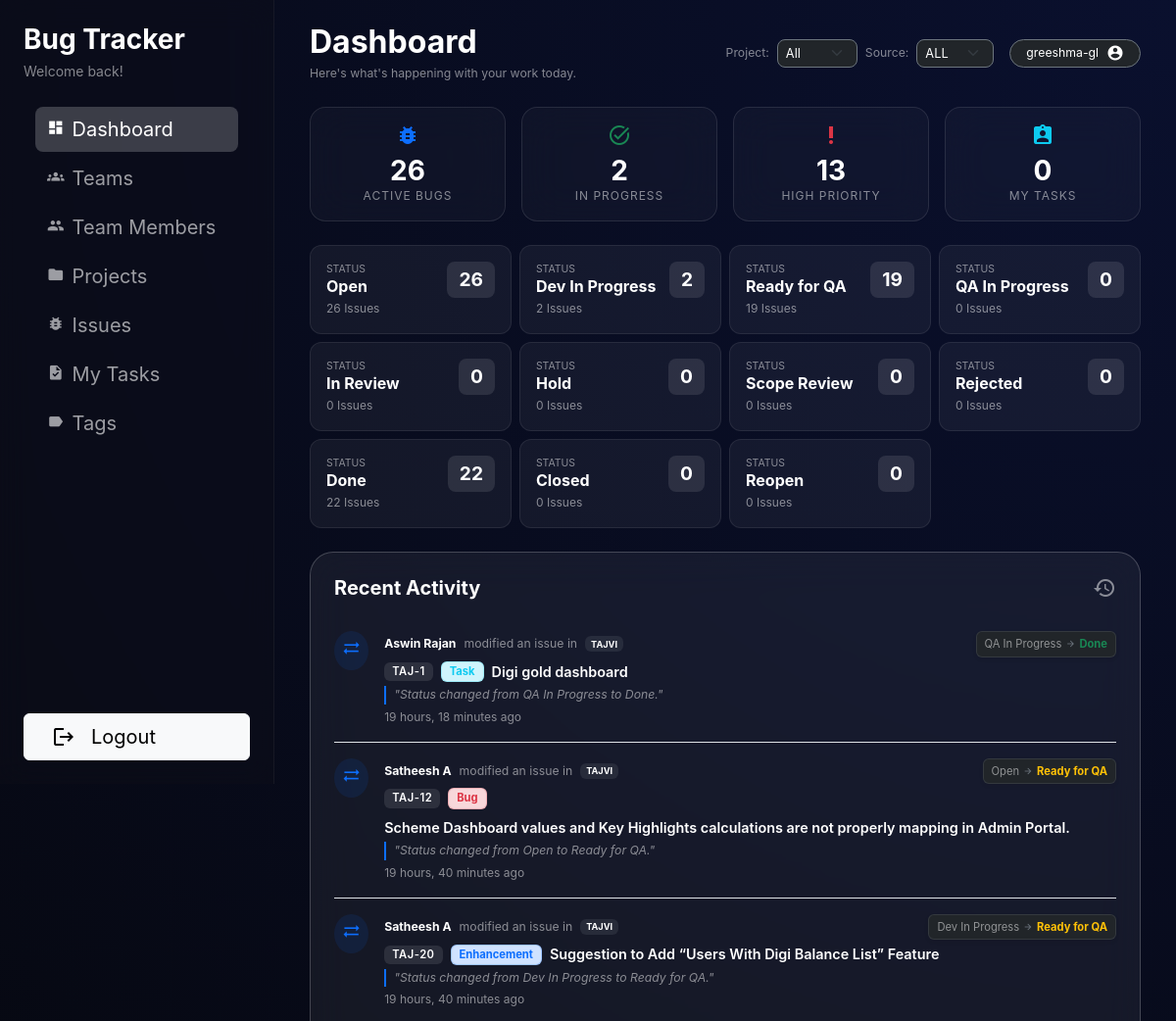
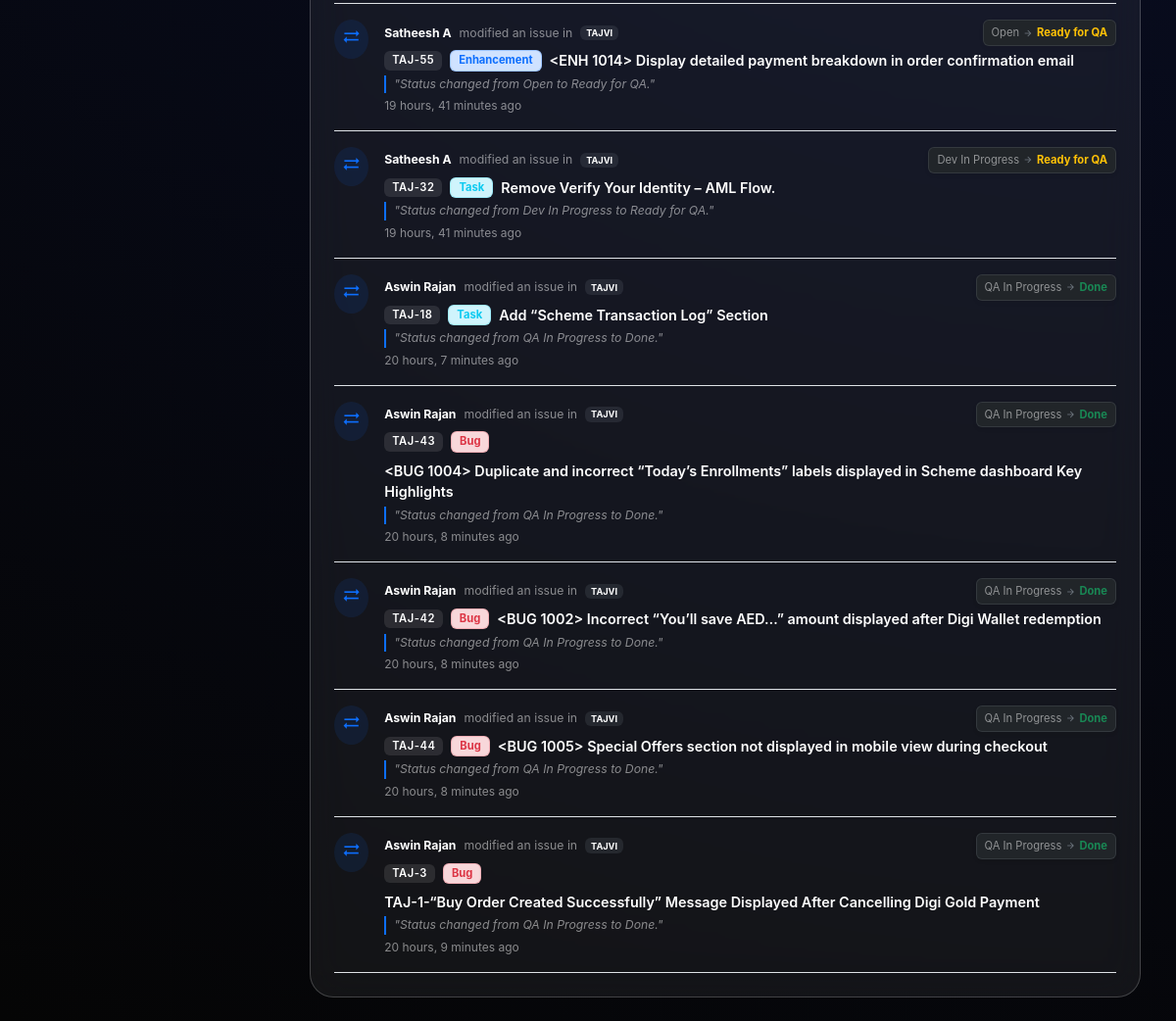
The page /dashboard/ (signed in) on the database as committed earlier (2 pictures, top to bottom).
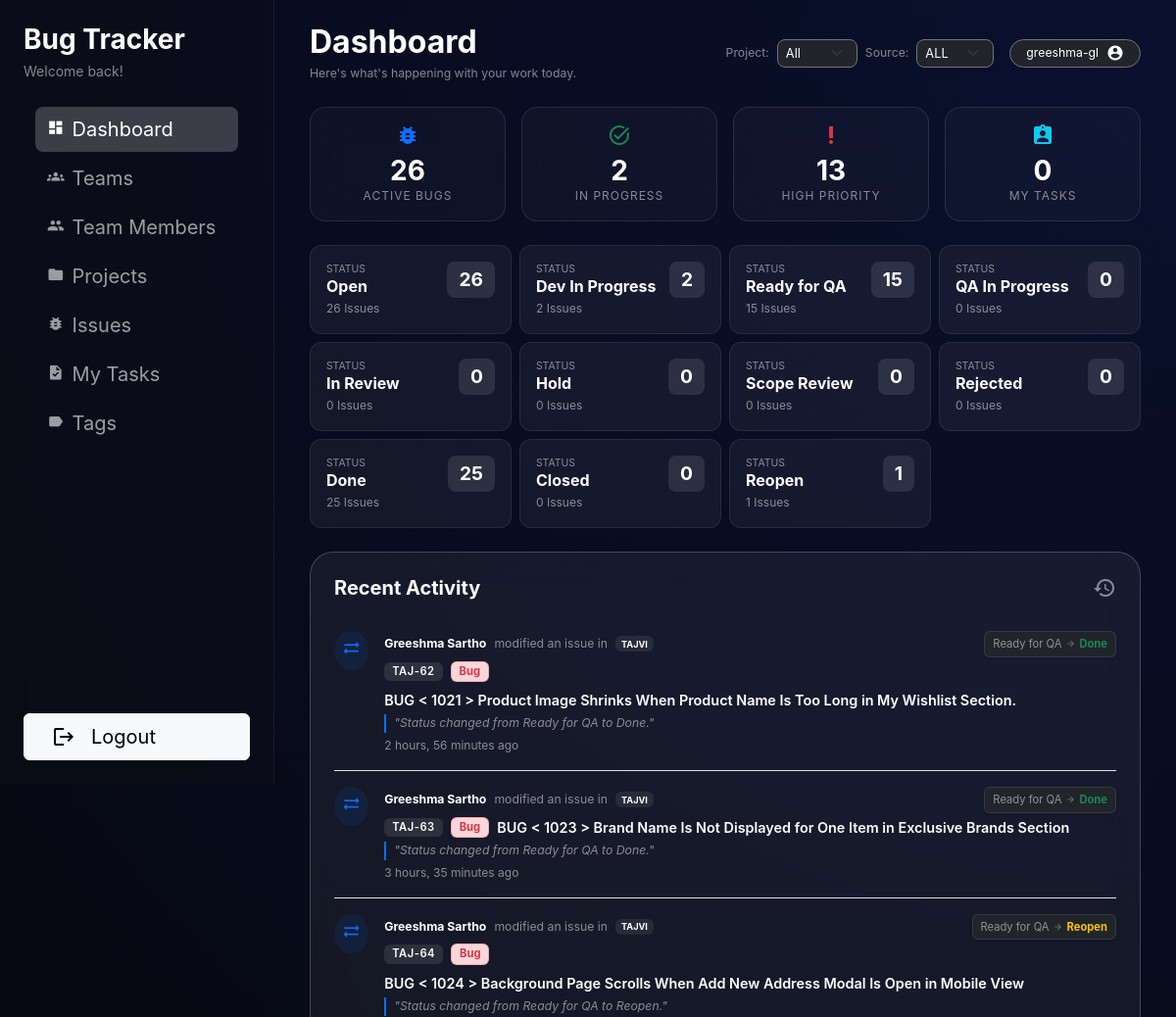
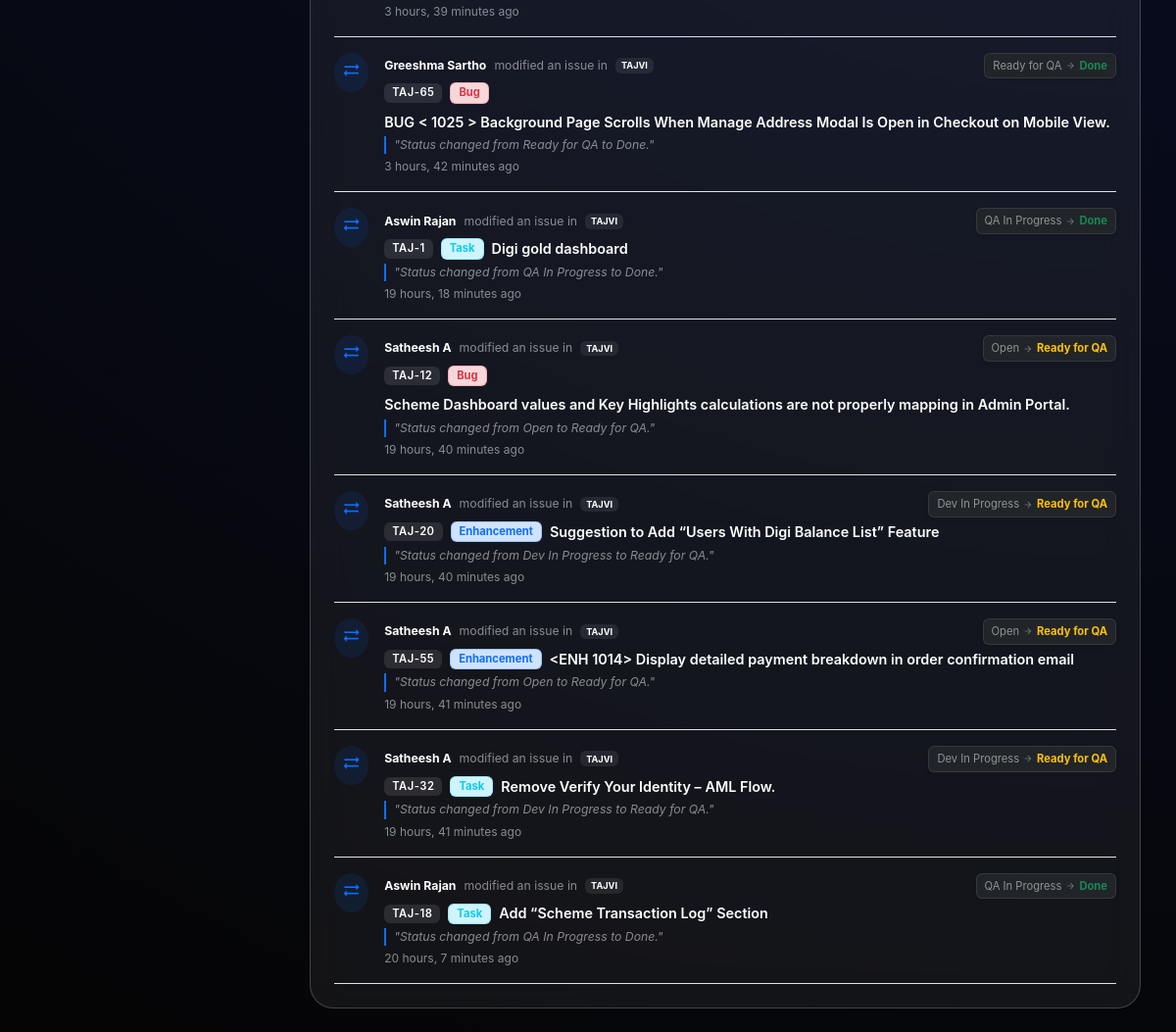
The same page on the database as committed later (2 pictures, top to bottom).
### issues/models.py (models this page shows, shortened)
class IssueRemarkLog(models.Model):
    issue = models.ForeignKey(
        Issue,
        on_delete=models.CASCADE,
        related_name='remark_logs',
    )
    author = models.ForeignKey(
        settings.AUTH_USER_MODEL,
        on_delete=models.SET_NULL,
        null=True,
        blank=True,
        related_name='issue_remark_logs',
    )
    from_status = models.CharField(
        max_length=20,
        blank=True,
    )
    to_status = models.CharField(
        max_length=20,
        blank=True,
    )
    remark = models.TextField(blank=True)
    qa_note = models.TextField(blank=True)
    created_at = models.DateTimeField(auto_now_add=True)
    class Meta:
        ordering = ['-created_at']

class Issue(models.Model):
    project = models.ForeignKey(
        Project,
        on_delete=models.CASCADE,
        related_name='issues',
    )
    title = models.CharField(max_length=255)
    description = models.TextField(blank=True)
    issue_type = models.CharField(
        max_length=20,
        choices=IssueTypeChoices.choices,
        default=IssueTypeChoices.TASK,
    )
    drive_url = models.CharField(max_length=500,
        null=True,
        blank=True
        )
    reporter = models.ForeignKey(
        settings.AUTH_USER_MODEL,
        on_delete=models.SET_NULL,
        null=True,
        blank=True,
        related_name='reported_issues',
    )
    assignee = models.ForeignKey(
        settings.AUTH_USER_MODEL,
        on_delete=models.SET_NULL,
        null=True,
        blank=True,
        related_name='assigned_issues',
    )
    priority = models.CharField(
        max_length=20,
        choices=IssuePriorityChoices.choices,
        default=IssuePriorityChoices.MEDIUM,
    )
    environment = models.CharField(
        max_length=20,
        choices=IssueEnvironmentChoices.choices,
        default=IssueEnvironmentChoices.STAGING,
    )
    status = models.CharField(
        max_length=20,
        choices=IssueStatusChoices.choices,
        default=IssueStatusChoices.OPEN,
    )
    time_estimate_hours = models.DecimalField(
        max_digits=6,
        decimal_places=2,
        null=True,
        blank=True,
        help_text='Estimated effort in hours',
    )
    related_issue = models.ForeignKey(
        'self',
        on_delete=models.SET_NULL,
        null=True,
        blank=True,
        related_name='related_issues',
        help_text='Optional related or parent issue',
        limit_choices_to={'issue_type': IssueTypeChoices.TASK},  # optional extra safety
    )
    tags = models.ManyToManyField(
        'Tag',
        related_name='issues',
        blank=True,
        help_text='Tags used to classify this issue',
    )
    remarks = models.TextField(blank=True)
    qa_note = models.TextField(blank=True)
    image_1 = CloudinaryField('image', null=True, blank=True)
    image_2 = CloudinaryField('image', null=True, blank=True)
    image_3 = CloudinaryField('image', null=True, blank=True)
    image_4 = CloudinaryField('image', null=True, blank=True)
    created_by = models.ForeignKey(
        settings.AUTH_USER_MODEL,
        on_delete=models.SET_NULL,
        null=True,
        blank=True,
        related_name='created_issues',
    )
    created_at = models.DateTimeField(auto_now_add=True)
    updated_at = models.DateTimeField(auto_now=True)
    class Meta:
        ordering = ['-created_at']

class Project(models.Model):
    name = models.CharField(max_length=255)
    code = models.CharField(max_length=50, unique=True)
    description = models.TextField(blank=True)
    owner = models.ForeignKey(
        settings.AUTH_USER_MODEL,
        on_delete=models.SET_NULL,
        null=True,
        blank=True,
        related_name='owned_projects',
    )
    team = models.ForeignKey(
        'users.Team',  # change this string if your Team model lives elsewhere
        on_delete=models.SET_NULL,
        null=True,
        blank=True,
        related_name='projects',
    )
    is_active = models.BooleanField(default=True)
    created_by = models.ForeignKey(
        settings.AUTH_USER_MODEL,
        on_delete=models.SET_NULL,
        null=True,
        blank=True,
        related_name='created_projects',
    )
    created_at = models.DateTimeField(auto_now_add=True)
    updated_at = models.DateTimeField(auto_now=True)
    class Meta:
        ordering = ['name']

### users/models.py (models this page shows)
class User(AbstractUser):
    pass

### users/views.py (the view)
# urls.py: path('dashboard/', DashboardView.as_view(), name='dashboard'),
class DashboardView(LoginRequiredMixin, TemplateView):
    template_name = 'users/dashboard.html'
    def get_context_data(self, **kwargs):
        context = super().get_context_data(**kwargs)
        project_id = self.request.GET.get('project')
        source = self.request.GET.get('source', 'ALL')
        context['projects'] = Project.objects.all()
        context['selected_project_id'] = project_id
        context['selected_source'] = source
        recent_activities_qs = IssueRemarkLog.objects.select_related(
            'issue', 'author', 'issue__project'
        )
        issues_qs = Issue.objects.all()
        if project_id:
            issues_qs = issues_qs.filter(project_id=project_id)
            recent_activities_qs = recent_activities_qs.filter(issue__project_id=project_id)
        if source == 'MINE':
            issues_qs = issues_qs.filter(assignee=self.request.user)
            recent_activities_qs = recent_activities_qs.filter(issue__assignee=self.request.user)
        status_map = {c.value: c.label for c in IssueStatusChoices}
        type_map = {t.value: t.label for t in IssueTypeChoices}
        activities = recent_activities_qs.order_by('-created_at')[:10]
        for log in activities:
            log.from_status_label = status_map.get(log.from_status, log.from_status)
            log.to_status_label = status_map.get(log.to_status, log.to_status)
            log.type_label = type_map.get(log.issue.issue_type, log.issue.issue_type)
        context['recent_activities'] = activities
        context['active_bugs'] = issues_qs.filter(status=IssueStatusChoices.OPEN).count()
        context['active_tasks'] = issues_qs.filter(
            models.Q(status=IssueStatusChoices.DEV_IN_PROGRESS) |
            models.Q(status=IssueStatusChoices.QA_IN_PROGRESS),
            assignee__isnull=False
        ).count()
        context['high_priority_bugs'] = issues_qs.filter(
            status=IssueStatusChoices.OPEN, priority=IssuePriorityChoices.HIGH
        ).count()
        context['my_open_issues'] = issues_qs.filter(
            status=IssueStatusChoices.OPEN, assignee=self.request.user
        ).count()
        raw_status_stats = issues_qs.values('status').annotate(count=Count('id'))
        count_map = {item['status']: item['count'] for item in raw_status_stats}
        context['issue_status_stats'] = [
            {'value': c.value, 'label': c.label, 'count': count_map.get(c.value, 0)}
            for c in IssueStatusChoices
        ]
        context['IssueStatusChoices'] = IssueStatusChoices
        context['IssueTypeChoices'] = IssueTypeChoices
        context['IssuePriorityChoices'] = IssuePriorityChoices
        return context

### templates/users/dashboard.html (shortened to what the changed rows need)
{% extends "users/index.html" %}
{% block dashboard_content %}
    <div class="row mb-4 align-items-center">
        <div class="col">
            <h2 class="text-white fw-bold mb-1">Dashboard</h2>
        </div>
    </div>
    <div class="row g-2 mb-4">
        {% for row in issue_status_stats %}
            <div class="col-12 col-sm-6 col-md-4 col-lg-3">
                <a href="{% url 'issues:issue_list' %}?status={{ row.value }}&source={{ selected_source }}&project={{ selected_project_id|default:'' }}" class="text-decoration-none">
                    <div class="status-card p-3 h-100 text-white">
                        <div class="d-flex justify-content-between align-items-start">
                            <div>
                                <div class="text-white-50 small text-uppercase" style="font-size: 0.65rem;">Status</div>
                                <h6 class="fw-bold mb-1">{{ row.label }}</h6>
                                <div class="text-white-50" style="font-size: 0.75rem;">{{ row.count }} Issues</div>
                            </div>
                            <div class="status-badge-count">{{ row.count }}</div>
                        </div>
                    </div>
                </a>
            </div>
        {% endfor %}
    </div>
    <div class="glass-card p-4">
        {% if recent_activities %}
            <div class="list-group list-group-flush">
                {% for log in recent_activities %}
                    <div class="list-group-item bg-transparent border-bottom border-white-10 px-0 py-3">
                        <div class="d-flex align-items-start">
                            <div class="bg-primary rounded-circle p-2 me-3" style="--bs-bg-opacity: .1;">
                                <span class="material-icons text-primary" style="font-size: 1.2rem;">
                                </span>
                            </div>
                            <div class="flex-grow-1">
                                <div class="text-white-50 small mb-1 d-flex align-items-center flex-wrap gap-2">
                                    <span class="text-white fw-bold">{{ log.author.get_full_name }}</span>
                                    <span>modified an issue in</span>
                                    <span class="badge bg-secondary" style="--bs-bg-opacity: .2;">{{ log.issue.project.name }}</span>
                                    {% if log.to_status %}
                                        <div class="d-inline-flex align-items-center ms-auto bg-dark px-2 py-1 rounded shadow-sm border border-secondary border-opacity-25" style="font-size: 0.7rem;">
                                            {% if log.from_status %}
                                                <span class="text-white-50">
                                                    {{ log.from_status_label }}
                                                </span>
                                                <span class="material-icons mx-1 text-secondary" style="font-size: 10px;">arrow_forward</span>
                                            {% endif %}
                                            <span class="fw-bold text-{% if log.to_status == IssueStatusChoices.OPEN.value %}info{% elif log.to_status == IssueStatusChoices.DONE.value or log.to_status == IssueStatusChoices.CLOSED.value %}success{% else %}warning{% endif %}">
                                                {{ log.to_status_label }}
                                            </span>
                                        </div>
                                    {% endif %}
                                </div>
                                <div class="d-flex align-items-center gap-2 mb-1 flex-wrap">
                                    <span class="badge issue-id-badge smaller px-2 py-1">
                                        {% if log.issue.project.code %}{{ log.issue.project.code }}-{{ log.issue.pk }}{% else %}#{{ log.issue.pk }}{% endif %}
                                    </span>
                                    <span class="badge smaller px-2 py-1 border
                                        {% if log.issue.issue_type == IssueTypeChoices.BUG.value %}
                                            bg-danger-subtle text-danger border-danger border-opacity-25
                                        {% elif log.issue.issue_type == IssueTypeChoices.TASK.value %}
                                            bg-info-subtle text-info border-info border-opacity-25
                                        {% else %}
                                            bg-primary-subtle text-primary border-primary border-opacity-25
                                        {% endif %}">
                                        {{ log.type_label }}
                                    </span>
                                    <a href="{% url 'issues:issue_detail' log.issue.id %}"
                                       class="text-white text-decoration-none activity-link fw-semibold">
                                        {{ log.issue.title }}
                                    </a>
                                </div>
                                {% if log.remark %}
                                    <div class="text-white-50 small fst-italic mt-1 border-start border-primary border-2 ps-2" style="--bs-text-opacity: .7;">
                                        "{{ log.remark|truncatechars:80 }}"
                                    </div>
                                {% endif %}
                                <div class="text-white-50 mt-1" style="font-size: 0.75rem;">
                                    {{ log.created_at|timesince }} ago
                                </div>
                            </div>
                        </div>
                    </div>
                {% endfor %}
            </div>
        {% else %}
            <div class="text-center py-4">
                <p class="text-white-50 mb-0 small">No activity recorded for this filter.</p>
            </div>
        {% endif %}
    </div>
{% endblock %}

Rows that differ between the two databases and show on the page:
no longer on this page (row unchanged): IssueRemarkLog: author.get_full_name "Aswin Rajan", issue.project.name "TAJVI", from_status_label "QA In Progress", to_status_label "Done", issue.project.code "TAJ", issue.pk "43", type_label "Bug", issue "<BUG 1004> Duplicate and incorrect “Today’s Enrollments” labels displayed in Scheme dashboard Key Highlights", remark "Status changed from QA In Progress to Done.", created_at "20 hours, 8 minutes"
no longer on this page (row unchanged): IssueRemarkLog: author.get_full_name "Aswin Rajan", issue.project.name "TAJVI", from_status_label "QA In Progress", to_status_label "Done", issue.project.code "TAJ", issue.pk "42", type_label "Bug", issue "<BUG 1002> Incorrect “You’ll save AED…” amount displayed after Digi Wallet redemption", remark "Status changed from QA In Progress to Done.", created_at "20 hours, 8 minutes"
no longer on this page (row unchanged): IssueRemarkLog: author.get_full_name "Aswin Rajan", issue.project.name "TAJVI", from_status_label "QA In Progress", to_status_label "Done", issue.project.code "TAJ", issue.pk "44", type_label "Bug", issue "<BUG 1005> Special Offers section not displayed in mobile view during checkout", remark "Status changed from QA In Progress to Done.", created_at "20 hours, 8 minutes"
no longer on this page (row unchanged): IssueRemarkLog: author.get_full_name "Aswin Rajan", issue.project.name "TAJVI", from_status_label "QA In Progress", to_status_label "Done", issue.project.code "TAJ", issue.pk "3", type_label "Bug", issue "TAJ-1-“Buy Order Created Successfully” Message Displayed After Cancelling Digi Gold Payment", remark "Status changed from QA In Progress to Done.", created_at "20 hours, 9 minutes"
added IssueRemarkLog: author.get_full_name "Greeshma Sartho", issue.project.name "TAJVI", from_status_label "Ready for QA", to_status_label "Done", issue.project.code "TAJ", issue.pk "62", type_label "Bug", issue "BUG < 1021 > Product Image Shrinks When Product Name Is Too Long in My Wishlist Section.", remark "Status changed from Ready for QA to Done.", created_at "2 hours, 56 minutes"
added IssueRemarkLog: author.get_full_name "Greeshma Sartho", issue.project.name "TAJVI", from_status_label "Ready for QA", to_status_label "Done", issue.project.code "TAJ", issue.pk "63", type_label "Bug", issue "BUG < 1023 > Brand Name Is Not Displayed for One Item in Exclusive Brands Section", remark "Status changed from Ready for QA to Done.", created_at "3 hours, 35 minutes"
added IssueRemarkLog: author.get_full_name "Greeshma Sartho", issue.project.name "TAJVI", from_status_label "Ready for QA", to_status_label "Reopen", issue.project.code "TAJ", issue.pk "64", type_label "Bug", issue "BUG < 1024 > Background Page Scrolls When Add New Address Modal Is Open in Mobile View", remark "Status changed from Ready for QA to Reopen.", created_at "3 hours, 39 minutes", to_status "reopen" (drawn)
added IssueRemarkLog: author.get_full_name "Greeshma Sartho", issue.project.name "TAJVI", from_status_label "Ready for QA", to_status_label "Done", issue.project.code "TAJ", issue.pk "65", type_label "Bug", issue "BUG < 1025 > Background Page Scrolls When Manage Address Modal Is Open in Checkout on Mobile View.", remark "Status changed from Ready for QA to Done.", created_at "3 hours, 42 minutes"
Other text that changed with them:
new list line: "STATUS Ready for QA 15 Issues 15"
new list line: "STATUS Done 25 Issues 25"
new list line: "STATUS Reopen 1 Issues 1"
list line gone: "STATUS Ready for QA 19 Issues 19"
list line gone: "STATUS Done 22 Issues 22"
list line gone: "STATUS Reopen 0 Issues 0"
